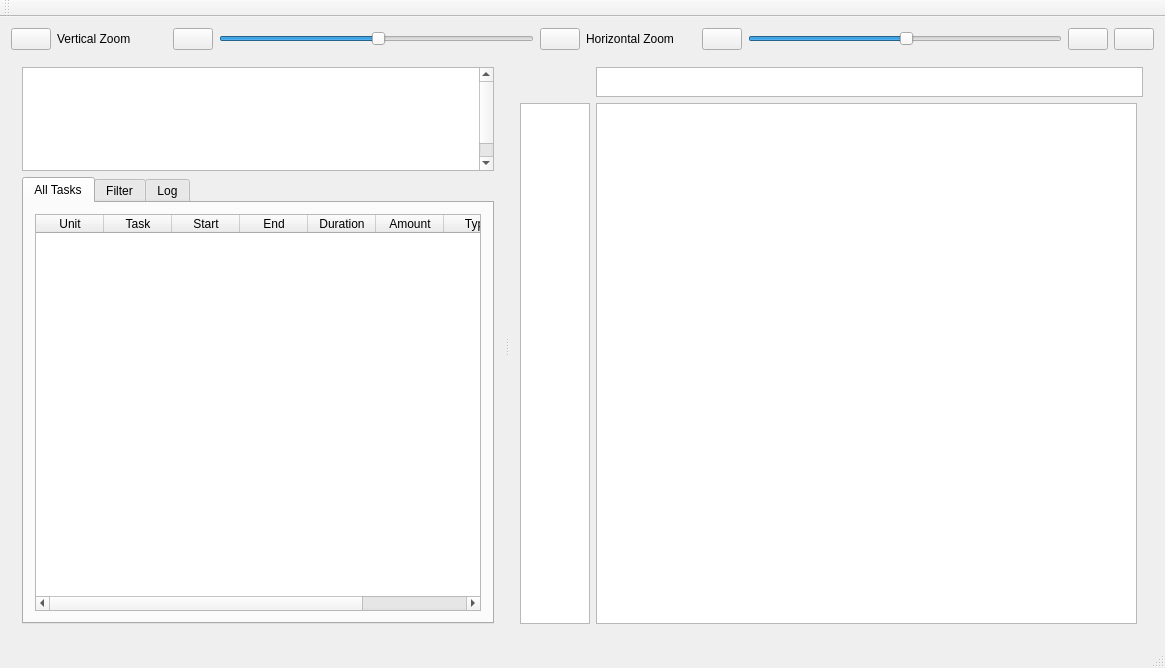
<?xml version="1.0" encoding="UTF-8"?>
<ui version="4.0">
 <class>MainWindow</class>
 <widget class="QMainWindow" name="MainWindow">
  <property name="geometry">
   <rect>
    <x>0</x>
    <y>0</y>
    <width>1165</width>
    <height>668</height>
   </rect>
  </property>
  <property name="windowTitle">
   <string>Gantt Viewer</string>
  </property>
  <widget class="QWidget" name="centralWidget">
   <layout class="QGridLayout" name="gridLayout_4">
    <item row="0" column="0">
     <layout class="QGridLayout" name="gridLayout_3">
      <item row="0" column="0">
       <layout class="QHBoxLayout" name="horizontalLayout">
        <item>
         <widget class="QPushButton" name="toggleButton">
          <property name="text">
           <string/>
          </property>
          <property name="icon">
           <iconset resource="icons.qrc">
            <normaloff>:/ionicons-2.0.1/png/512/navicon-round.png</normaloff>:/ionicons-2.0.1/png/512/navicon-round.png</iconset>
          </property>
         </widget>
        </item>
        <item>
         <widget class="QLabel" name="label_2">
          <property name="minimumSize">
           <size>
            <width>110</width>
            <height>22</height>
           </size>
          </property>
          <property name="maximumSize">
           <size>
            <width>110</width>
            <height>22</height>
           </size>
          </property>
          <property name="text">
           <string>Vertical Zoom</string>
          </property>
         </widget>
        </item>
        <item>
         <widget class="QPushButton" name="v_zoom_out">
          <property name="text">
           <string/>
          </property>
          <property name="icon">
           <iconset resource="icons.qrc">
            <normaloff>:/ionicons-2.0.1/png/512/minus-round.png</normaloff>:/ionicons-2.0.1/png/512/minus-round.png</iconset>
          </property>
         </widget>
        </item>
        <item>
         <widget class="QSlider" name="verticalSlider">
          <property name="value">
           <number>50</number>
          </property>
          <property name="orientation">
           <enum>Qt::Horizontal</enum>
          </property>
         </widget>
        </item>
        <item>
         <widget class="QPushButton" name="v_zoom_in">
          <property name="text">
           <string/>
          </property>
          <property name="icon">
           <iconset resource="icons.qrc">
            <normaloff>:/ionicons-2.0.1/png/512/plus-round.png</normaloff>:/ionicons-2.0.1/png/512/plus-round.png</iconset>
          </property>
         </widget>
        </item>
        <item>
         <widget class="QLabel" name="label">
          <property name="minimumSize">
           <size>
            <width>110</width>
            <height>22</height>
           </size>
          </property>
          <property name="maximumSize">
           <size>
            <width>110</width>
            <height>22</height>
           </size>
          </property>
          <property name="text">
           <string>Horizontal Zoom</string>
          </property>
         </widget>
        </item>
        <item>
         <widget class="QPushButton" name="h_zoom_out">
          <property name="text">
           <string/>
          </property>
          <property name="icon">
           <iconset resource="icons.qrc">
            <normaloff>:/ionicons-2.0.1/png/512/minus-round.png</normaloff>:/ionicons-2.0.1/png/512/minus-round.png</iconset>
          </property>
         </widget>
        </item>
        <item>
         <widget class="QSlider" name="horizontalSlider">
          <property name="value">
           <number>50</number>
          </property>
          <property name="orientation">
           <enum>Qt::Horizontal</enum>
          </property>
         </widget>
        </item>
        <item>
         <widget class="QPushButton" name="h_zoom_in">
          <property name="text">
           <string/>
          </property>
          <property name="icon">
           <iconset resource="icons.qrc">
            <normaloff>:/ionicons-2.0.1/png/512/plus-round.png</normaloff>:/ionicons-2.0.1/png/512/plus-round.png</iconset>
          </property>
         </widget>
        </item>
        <item>
         <widget class="QPushButton" name="centerButton">
          <property name="text">
           <string/>
          </property>
          <property name="icon">
           <iconset resource="icons.qrc">
            <normaloff>:/ionicons-2.0.1/png/512/arrow-expand.png</normaloff>:/ionicons-2.0.1/png/512/arrow-expand.png</iconset>
          </property>
         </widget>
        </item>
       </layout>
      </item>
      <item row="1" column="0">
       <widget class="QSplitter" name="splitter">
        <property name="orientation">
         <enum>Qt::Horizontal</enum>
        </property>
        <widget class="QWidget" name="layoutWidget">
         <layout class="QVBoxLayout" name="Sidebar">
          <item>
           <widget class="QTableWidget" name="tableWidget">
            <property name="minimumSize">
             <size>
              <width>0</width>
              <height>0</height>
             </size>
            </property>
            <property name="maximumSize">
             <size>
              <width>16777215</width>
              <height>104</height>
             </size>
            </property>
            <property name="editTriggers">
             <set>QAbstractItemView::NoEditTriggers</set>
            </property>
            <property name="showGrid">
             <bool>false</bool>
            </property>
            <property name="wordWrap">
             <bool>false</bool>
            </property>
            <property name="rowCount">
             <number>6</number>
            </property>
            <property name="columnCount">
             <number>2</number>
            </property>
            <attribute name="horizontalHeaderVisible">
             <bool>false</bool>
            </attribute>
            <attribute name="horizontalHeaderHighlightSections">
             <bool>true</bool>
            </attribute>
            <attribute name="horizontalHeaderShowSortIndicator" stdset="0">
             <bool>false</bool>
            </attribute>
            <attribute name="verticalHeaderVisible">
             <bool>false</bool>
            </attribute>
            <attribute name="verticalHeaderDefaultSectionSize">
             <number>17</number>
            </attribute>
            <attribute name="verticalHeaderMinimumSectionSize">
             <number>17</number>
            </attribute>
            <row/>
            <row/>
            <row/>
            <row/>
            <row/>
            <row/>
            <column/>
            <column/>
            <item row="0" column="0">
             <property name="text">
              <string/>
             </property>
            </item>
           </widget>
          </item>
          <item>
           <widget class="QTabWidget" name="tabWidget">
            <property name="minimumSize">
             <size>
              <width>400</width>
              <height>0</height>
             </size>
            </property>
            <property name="currentIndex">
             <number>0</number>
            </property>
            <widget class="QWidget" name="tasksTab">
             <attribute name="title">
              <string>All Tasks</string>
             </attribute>
             <layout class="QVBoxLayout" name="verticalLayout_2">
              <item>
               <widget class="QTableWidget" name="allTasksTable">
                <property name="minimumSize">
                 <size>
                  <width>0</width>
                  <height>0</height>
                 </size>
                </property>
                <property name="editTriggers">
                 <set>QAbstractItemView::NoEditTriggers</set>
                </property>
                <property name="sortingEnabled">
                 <bool>true</bool>
                </property>
                <property name="rowCount">
                 <number>0</number>
                </property>
                <property name="columnCount">
                 <number>8</number>
                </property>
                <attribute name="horizontalHeaderDefaultSectionSize">
                 <number>68</number>
                </attribute>
                <attribute name="horizontalHeaderStretchLastSection">
                 <bool>false</bool>
                </attribute>
                <attribute name="verticalHeaderVisible">
                 <bool>false</bool>
                </attribute>
                <column>
                 <property name="text">
                  <string>Unit</string>
                 </property>
                </column>
                <column>
                 <property name="text">
                  <string>Task</string>
                 </property>
                </column>
                <column>
                 <property name="text">
                  <string>Start</string>
                 </property>
                </column>
                <column>
                 <property name="text">
                  <string>End</string>
                 </property>
                </column>
                <column>
                 <property name="text">
                  <string>Duration</string>
                 </property>
                </column>
                <column>
                 <property name="text">
                  <string>Amount</string>
                 </property>
                </column>
                <column>
                 <property name="text">
                  <string>Type</string>
                 </property>
                </column>
                <column>
                 <property name="text">
                  <string>Index</string>
                 </property>
                </column>
               </widget>
              </item>
             </layout>
            </widget>
            <widget class="QWidget" name="filterTab">
             <attribute name="title">
              <string>Filter</string>
             </attribute>
             <layout class="QGridLayout" name="gridLayout">
              <item row="7" column="0">
               <widget class="QLabel" name="label_5">
                <property name="text">
                 <string>End</string>
                </property>
               </widget>
              </item>
              <item row="8" column="0">
               <widget class="QLabel" name="label_6">
                <property name="text">
                 <string>Duration</string>
                </property>
               </widget>
              </item>
              <item row="4" column="2">
               <widget class="QDoubleSpinBox" name="filter1start">
                <property name="enabled">
                 <bool>false</bool>
                </property>
                <property name="decimals">
                 <number>5</number>
                </property>
                <property name="maximum">
                 <double>16777215.000000000000000</double>
                </property>
               </widget>
              </item>
              <item row="1" column="1">
               <widget class="QLineEdit" name="filterTask">
                <property name="placeholderText">
                 <string>No filter</string>
                </property>
               </widget>
              </item>
              <item row="7" column="3">
               <widget class="QDoubleSpinBox" name="filter2end">
                <property name="enabled">
                 <bool>false</bool>
                </property>
                <property name="decimals">
                 <number>5</number>
                </property>
                <property name="maximum">
                 <double>16777215.000000000000000</double>
                </property>
               </widget>
              </item>
              <item row="7" column="1">
               <widget class="QComboBox" name="ruleEnd">
                <item>
                 <property name="text">
                  <string>No rule</string>
                 </property>
                </item>
                <item>
                 <property name="text">
                  <string>Between</string>
                 </property>
                </item>
                <item>
                 <property name="text">
                  <string>Outside of</string>
                 </property>
                </item>
                <item>
                 <property name="text">
                  <string>Greater than</string>
                 </property>
                </item>
                <item>
                 <property name="text">
                  <string>Less than</string>
                 </property>
                </item>
               </widget>
              </item>
              <item row="0" column="0">
               <widget class="QLabel" name="label_8">
                <property name="text">
                 <string>Unit filter</string>
                </property>
               </widget>
              </item>
              <item row="8" column="3">
               <widget class="QDoubleSpinBox" name="filter2duration">
                <property name="enabled">
                 <bool>false</bool>
                </property>
                <property name="decimals">
                 <number>5</number>
                </property>
                <property name="maximum">
                 <double>16777215.000000000000000</double>
                </property>
               </widget>
              </item>
              <item row="4" column="3">
               <widget class="QDoubleSpinBox" name="filter2start">
                <property name="enabled">
                 <bool>false</bool>
                </property>
                <property name="decimals">
                 <number>5</number>
                </property>
                <property name="maximum">
                 <double>16777215.000000000000000</double>
                </property>
               </widget>
              </item>
              <item row="9" column="2">
               <widget class="QDoubleSpinBox" name="filter1amount">
                <property name="enabled">
                 <bool>false</bool>
                </property>
                <property name="decimals">
                 <number>5</number>
                </property>
                <property name="maximum">
                 <double>16777215.000000000000000</double>
                </property>
               </widget>
              </item>
              <item row="9" column="3">
               <widget class="QDoubleSpinBox" name="filter2amount">
                <property name="enabled">
                 <bool>false</bool>
                </property>
                <property name="decimals">
                 <number>5</number>
                </property>
                <property name="maximum">
                 <double>16777215.000000000000000</double>
                </property>
               </widget>
              </item>
              <item row="8" column="2">
               <widget class="QDoubleSpinBox" name="filter1duration">
                <property name="enabled">
                 <bool>false</bool>
                </property>
                <property name="decimals">
                 <number>5</number>
                </property>
                <property name="maximum">
                 <double>16777215.000000000000000</double>
                </property>
               </widget>
              </item>
              <item row="4" column="1">
               <widget class="QComboBox" name="ruleStart">
                <item>
                 <property name="text">
                  <string>No rule</string>
                 </property>
                </item>
                <item>
                 <property name="text">
                  <string>Between</string>
                 </property>
                </item>
                <item>
                 <property name="text">
                  <string>Outside of</string>
                 </property>
                </item>
                <item>
                 <property name="text">
                  <string>Greater than</string>
                 </property>
                </item>
                <item>
                 <property name="text">
                  <string>Less than</string>
                 </property>
                </item>
               </widget>
              </item>
              <item row="4" column="0">
               <widget class="QLabel" name="label_4">
                <property name="text">
                 <string>Start</string>
                </property>
               </widget>
              </item>
              <item row="0" column="1">
               <widget class="QLineEdit" name="filterUnit">
                <property name="sizePolicy">
                 <sizepolicy hsizetype="Expanding" vsizetype="Fixed">
                  <horstretch>0</horstretch>
                  <verstretch>0</verstretch>
                 </sizepolicy>
                </property>
                <property name="placeholderText">
                 <string>No filter</string>
                </property>
               </widget>
              </item>
              <item row="7" column="2">
               <widget class="QDoubleSpinBox" name="filter1end">
                <property name="enabled">
                 <bool>false</bool>
                </property>
                <property name="decimals">
                 <number>5</number>
                </property>
                <property name="maximum">
                 <double>16777215.000000000000000</double>
                </property>
               </widget>
              </item>
              <item row="1" column="0">
               <widget class="QLabel" name="label_9">
                <property name="text">
                 <string>Task filter</string>
                </property>
               </widget>
              </item>
              <item row="8" column="1">
               <widget class="QComboBox" name="ruleDuration">
                <item>
                 <property name="text">
                  <string>No rule</string>
                 </property>
                </item>
                <item>
                 <property name="text">
                  <string>Between</string>
                 </property>
                </item>
                <item>
                 <property name="text">
                  <string>Outside of</string>
                 </property>
                </item>
                <item>
                 <property name="text">
                  <string>Greater than</string>
                 </property>
                </item>
                <item>
                 <property name="text">
                  <string>Less than</string>
                 </property>
                </item>
               </widget>
              </item>
              <item row="9" column="0">
               <widget class="QLabel" name="label_3">
                <property name="text">
                 <string>Amount</string>
                </property>
               </widget>
              </item>
              <item row="9" column="1">
               <widget class="QComboBox" name="ruleAmount">
                <item>
                 <property name="text">
                  <string>No rule</string>
                 </property>
                </item>
                <item>
                 <property name="text">
                  <string>Between</string>
                 </property>
                </item>
                <item>
                 <property name="text">
                  <string>Outside of</string>
                 </property>
                </item>
                <item>
                 <property name="text">
                  <string>Greater than</string>
                 </property>
                </item>
                <item>
                 <property name="text">
                  <string>Less than</string>
                 </property>
                </item>
               </widget>
              </item>
              <item row="10" column="0">
               <widget class="QPushButton" name="filterApplyButton">
                <property name="text">
                 <string>Apply</string>
                </property>
               </widget>
              </item>
              <item row="10" column="1">
               <widget class="QPushButton" name="filterClearButton">
                <property name="text">
                 <string>Clear</string>
                </property>
               </widget>
              </item>
              <item row="10" column="2">
               <widget class="QLabel" name="tableCount">
                <property name="text">
                 <string/>
                </property>
               </widget>
              </item>
             </layout>
            </widget>
            <widget class="QWidget" name="errorsTab">
             <attribute name="title">
              <string>Log</string>
             </attribute>
             <layout class="QVBoxLayout" name="verticalLayout">
              <item>
               <widget class="QTextBrowser" name="errorsViewer">
                <property name="sizePolicy">
                 <sizepolicy hsizetype="Expanding" vsizetype="Expanding">
                  <horstretch>0</horstretch>
                  <verstretch>0</verstretch>
                 </sizepolicy>
                </property>
                <property name="html">
                 <string>&lt;!DOCTYPE HTML PUBLIC &quot;-//W3C//DTD HTML 4.0//EN&quot; &quot;http://www.w3.org/TR/REC-html40/strict.dtd&quot;&gt;
&lt;html&gt;&lt;head&gt;&lt;meta name=&quot;qrichtext&quot; content=&quot;1&quot; /&gt;&lt;style type=&quot;text/css&quot;&gt;
p, li { white-space: pre-wrap; }
&lt;/style&gt;&lt;/head&gt;&lt;body style=&quot; font-family:'.SF NS Text'; font-size:13pt; font-weight:400; font-style:normal;&quot;&gt;
&lt;p style=&quot; margin-top:0px; margin-bottom:0px; margin-left:0px; margin-right:0px; -qt-block-indent:0; text-indent:0px;&quot;&gt;No check has been run yet. Run check to check for overlapping tasks and Flow amount sum.&lt;/p&gt;&lt;/body&gt;&lt;/html&gt;</string>
                </property>
                <property name="acceptRichText">
                 <bool>false</bool>
                </property>
                <property name="openLinks">
                 <bool>false</bool>
                </property>
               </widget>
              </item>
              <item>
               <widget class="QPushButton" name="saveButton">
                <property name="maximumSize">
                 <size>
                  <width>72</width>
                  <height>16777215</height>
                 </size>
                </property>
                <property name="text">
                 <string>Save...</string>
                </property>
               </widget>
              </item>
             </layout>
            </widget>
           </widget>
          </item>
         </layout>
        </widget>
        <widget class="QWidget" name="layoutWidget">
         <layout class="QGridLayout" name="gridLayout_2">
          <item row="0" column="1" colspan="2">
           <widget class="QGraphicsView" name="rulerView">
            <property name="minimumSize">
             <size>
              <width>500</width>
              <height>0</height>
             </size>
            </property>
            <property name="maximumSize">
             <size>
              <width>16777215</width>
              <height>30</height>
             </size>
            </property>
           </widget>
          </item>
          <item row="1" column="0" rowspan="2">
           <widget class="QGraphicsView" name="labelView">
            <property name="minimumSize">
             <size>
              <width>50</width>
              <height>0</height>
             </size>
            </property>
            <property name="maximumSize">
             <size>
              <width>70</width>
              <height>16777215</height>
             </size>
            </property>
           </widget>
          </item>
          <item row="1" column="1" rowspan="2">
           <widget class="QGraphicsView" name="ganttView">
            <property name="minimumSize">
             <size>
              <width>500</width>
              <height>500</height>
             </size>
            </property>
            <property name="transformationAnchor">
             <enum>QGraphicsView::AnchorUnderMouse</enum>
            </property>
           </widget>
          </item>
         </layout>
        </widget>
       </widget>
      </item>
     </layout>
    </item>
   </layout>
  </widget>
  <widget class="QToolBar" name="mainToolBar">
   <property name="autoFillBackground">
    <bool>false</bool>
   </property>
   <attribute name="toolBarArea">
    <enum>TopToolBarArea</enum>
   </attribute>
   <attribute name="toolBarBreak">
    <bool>false</bool>
   </attribute>
  </widget>
  <widget class="QStatusBar" name="statusBar"/>
  <widget class="QMenuBar" name="menuBar">
   <property name="geometry">
    <rect>
     <x>0</x>
     <y>0</y>
     <width>1165</width>
     <height>22</height>
    </rect>
   </property>
   <property name="defaultUp">
    <bool>false</bool>
   </property>
   <property name="nativeMenuBar">
    <bool>true</bool>
   </property>
  </widget>
 </widget>
 <layoutdefault spacing="6" margin="11"/>
 <resources>
  <include location="icons.qrc"/>
 </resources>
 <connections/>
</ui>
